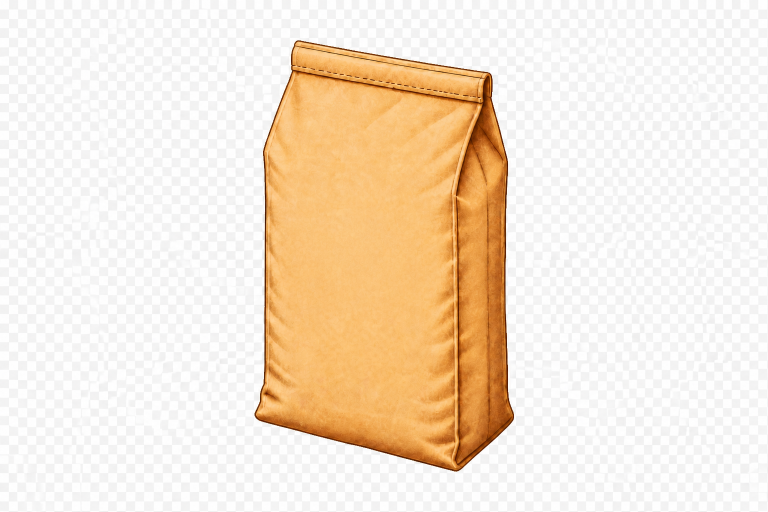
#> input picture tmp/pellets-v18-phase2-blank-stacks/state-01/source/pellets-blank-upright-source-a-v18.png, 1536 x 1024 px (shown at 1/2 size)
$ python -i build_tier_20_24_wide_module.py   (imports and definitions only)
#> lines starting #> are read from the running program, lines starting #| are printed output that depends on the picture
from __future__ import annotations

import hashlib
import importlib.util
import json
import os
import sys
from pathlib import Path

import numpy as np
from PIL import Image


ROOT = Path(__file__).resolve().parents[2]
WORK_ROOT = ROOT / "tmp" / "pellets-v18-phase2-blank-stacks"
LOCKED_ROOT = ROOT / "artwork-sources" / "pellets"
LOCKED_TIER3_PNG = LOCKED_ROOT / "pellets-blank-03-master-v18.png"
LOCKED_TIER3_LOCK = LOCKED_ROOT / "pellets-blank-03-master-v18.lock.json"
SOURCE = WORK_ROOT / "state-20" / "source" / "pellets-blank-04-coplanar-source-a-v18.png"
FOUR_BAG_MODULE = WORK_ROOT / "state-20" / "source" / "pellets-blank-04-coplanar-unit-candidate-a-v18.png"
VERIFY_RUN = os.environ.get("DIPISTAV_VERIFY_RUN") == "1"
Z_STEP = 128
SAFE_INSET = 0.07
TARGET_LAYER_SIZE = (1948, 861)
CANVASES = {20: (2560, 1792), 24: (2560, 2048)}

spec = importlib.util.spec_from_file_location(
    "tall_module_builder", WORK_ROOT / "build_tier_12_15_21_from_locked_module.py"
)
tall = importlib.util.module_from_spec(spec)
# [2 lines not run here, left out]

helper_spec = importlib.util.spec_from_file_location(
    "alpha_helpers", WORK_ROOT / "state-03" / "build_state_03_candidate_c.py"
)
helpers = importlib.util.module_from_spec(helper_spec)
# [2 lines not run here, left out]

sys.path.insert(0, str(ROOT / "scripts"))
from pellet_artwork_v15 import alpha_bbox, source_rgba  # noqa: E402


def sha256(path: Path) -> str:
    return hashlib.sha256(path.read_bytes()).hexdigest()


# [13 lines left out: function mark_tier21_rejected, not called in this run]


def normalize_four_bag_module(source: Image.Image) -> Image.Image:
    crop = helpers.clean_warm_alpha(source.crop(alpha_bbox(source)))
    work = crop.resize((TARGET_LAYER_SIZE[0] * 4, TARGET_LAYER_SIZE[1] * 4), Image.Resampling.BICUBIC)
    module = helpers.clean_warm_alpha(work.resize(TARGET_LAYER_SIZE, Image.Resampling.LANCZOS))
    pixels = np.asarray(module).copy()
    pixels[pixels[:, :, 3] == 0, :3] = 0
    return Image.fromarray(pixels, "RGBA")


# [114 lines left out: functions validate, build_tier, main, not called in this run]


# [2 lines not run here, left out]

>>> import cv2
>>> picture = cv2.imread('state-01/source/pellets-blank-upright-source-a-v18.png', cv2.IMREAD_GRAYSCALE)
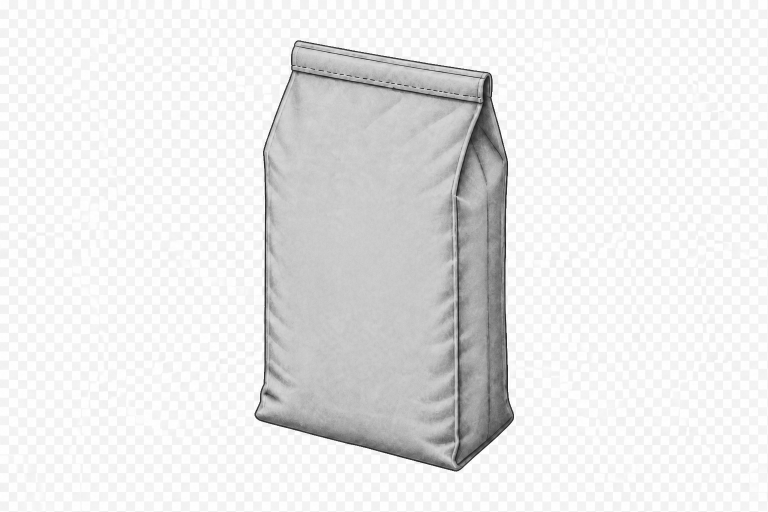
#> picture: shape (1024, 1536) (shown at 1/2 size); min 14, max 255, mean 231.9
#> (the run stopped early here; a loop or call above may not have finished)

$ run again, on tmp/pellets-v18-phase2-blank-stacks/state-03/source/pellets-blank-prone-illustrated-source-d-v18.png
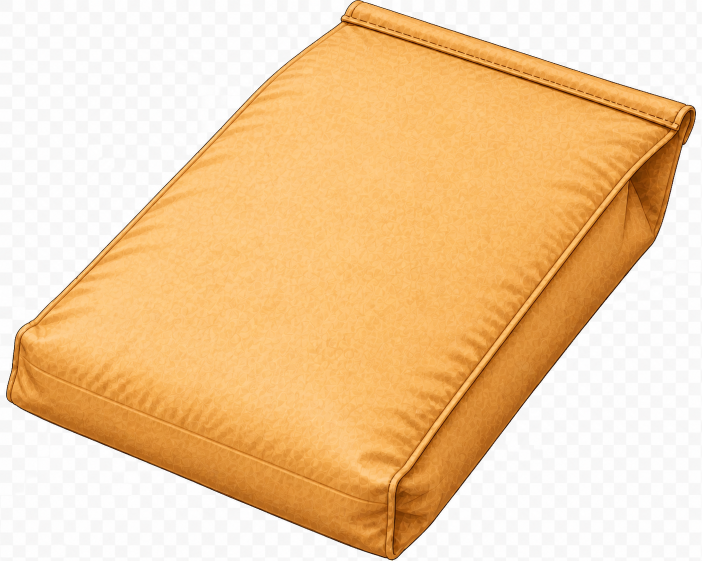
#> input picture tmp/pellets-v18-phase2-blank-stacks/state-03/source/pellets-blank-prone-illustrated-source-d-v18.png, 1403 x 1121 px (shown at 1/2 size)
#> `picture = cv2.imread('state-01/source/pellets-blank-upright-source-a-v..`:
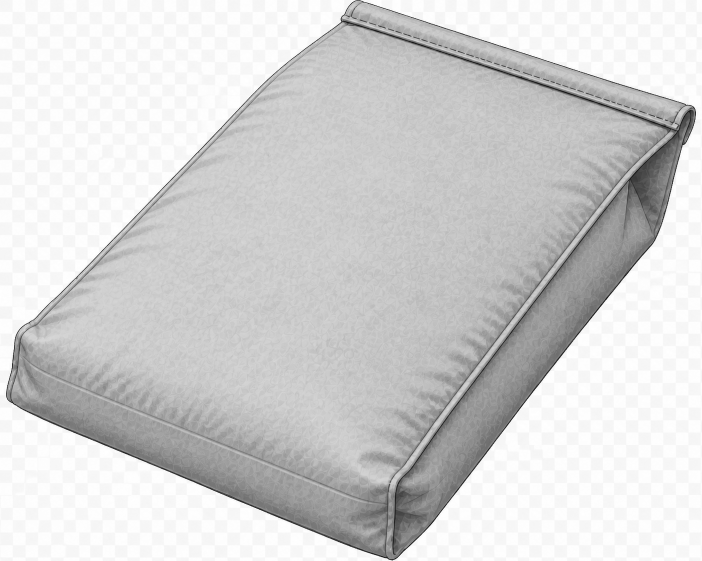
#> picture: shape (1121, 1403) (shown at 1/2 size); min 2, max 255, mean 210.8
